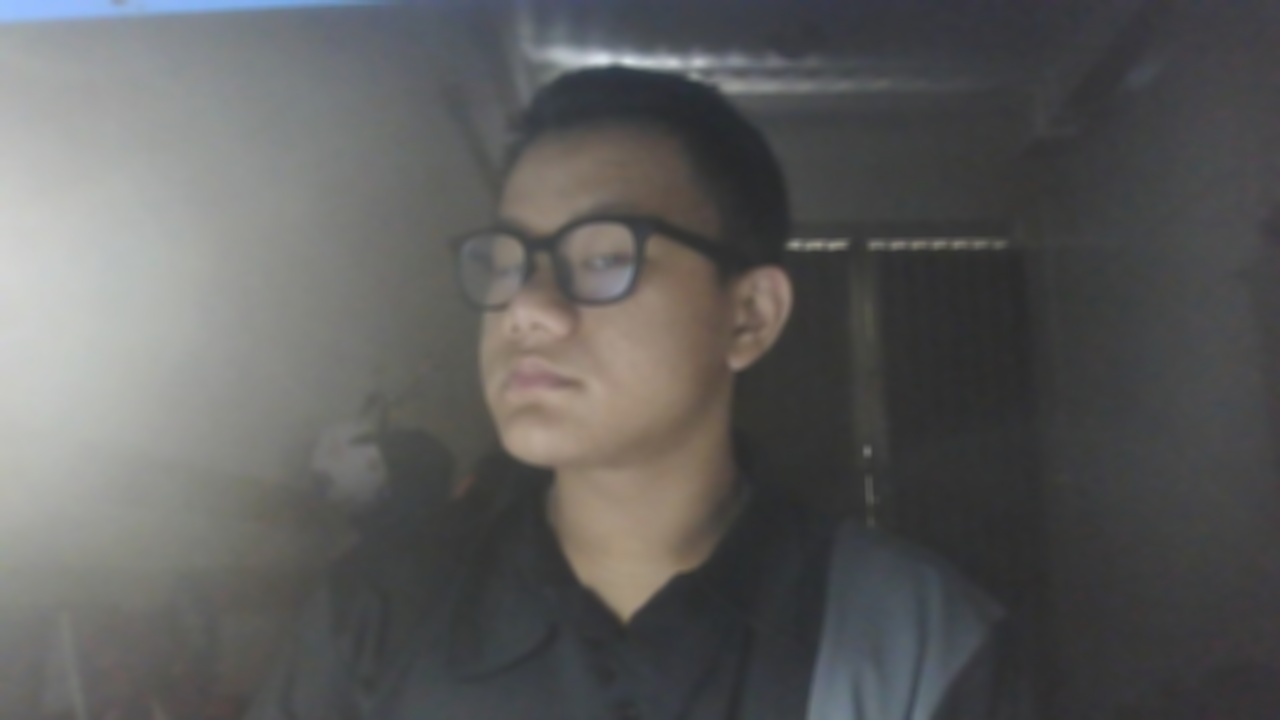
#> input picture Augmentation/out_folder/blur_WIN_20240330_12_56_34_Pro.jpg_7.jpg, 1280 x 720 px, given in place of WIN_20240330_12_56_34_Pro.jpg, which was not available
$ python try.py
#> lines starting #> are read from the running program, lines starting #| are printed output that depends on the picture; pictures that were not available may be replaced by others from this repository, and a replacement may not be noted
import cv2
import numpy as np
from matplotlib import pyplot as plt

def extract_roi(source_image, target_image):
    # Read the source image
    source = cv2.imread(source_image)
#> source is the input picture: shape (720, 1280, 3); mean B, G, R 91.6, 92.3, 92.6

    # Read the target image
    target = cv2.imread(target_image)
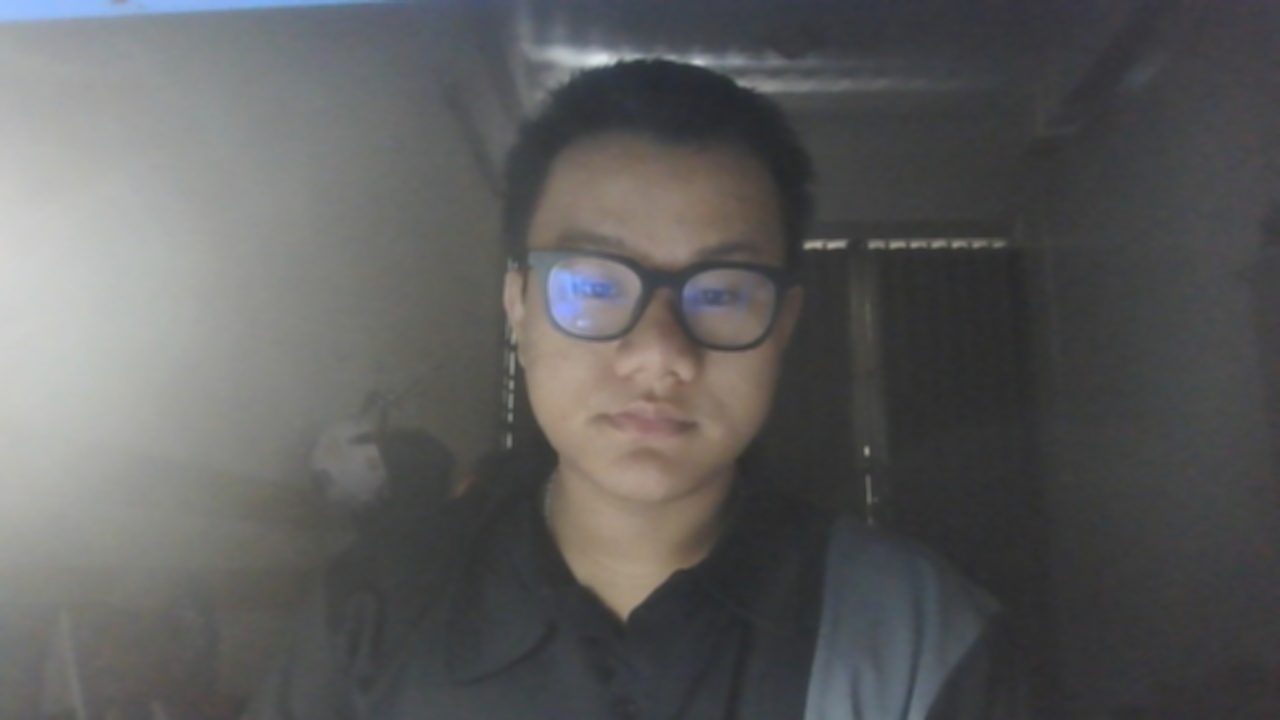
#> input picture Augmentation/out_folder/blur_WIN_20240330_12_56_33_Pro.jpg_4.jpg, 1280 x 720 px, found by its file name
#> target is the input picture: shape (720, 1280, 3); mean B, G, R 92.1, 92.4, 92.6

    # Convert the images to grayscale
    source_gray = cv2.cvtColor(source, cv2.COLOR_BGR2GRAY)
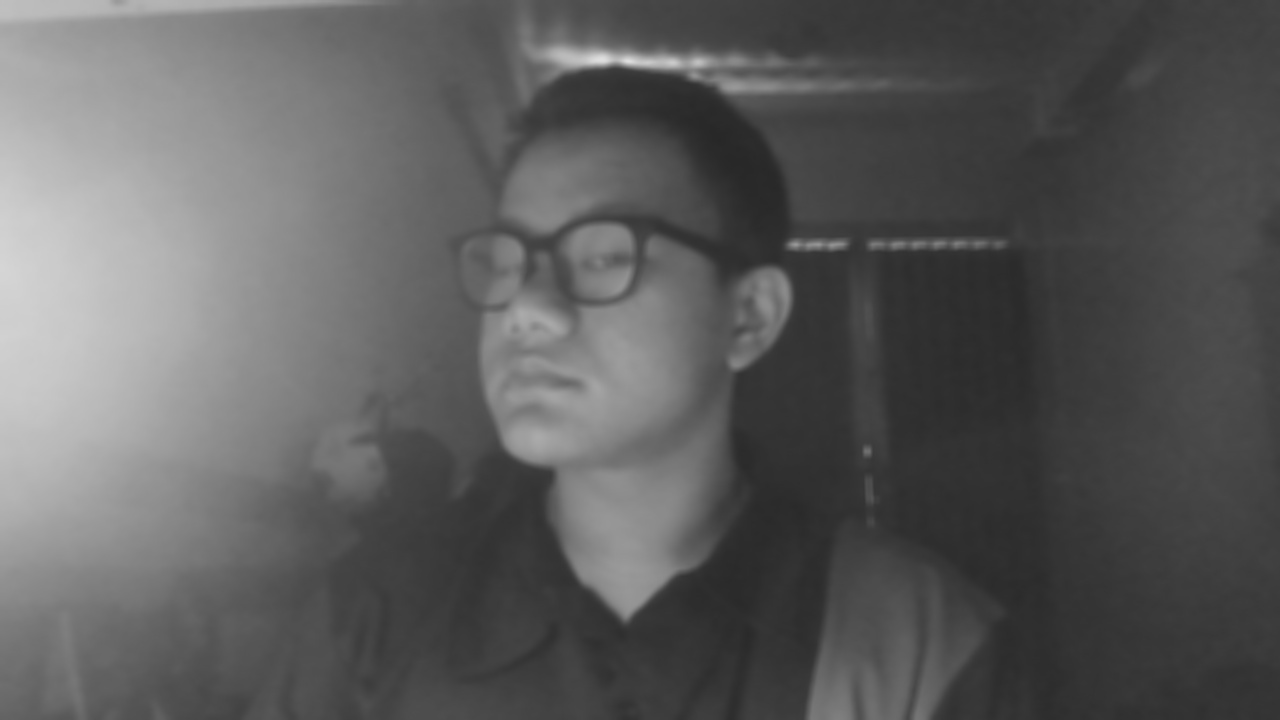
#> source_gray: shape (720, 1280); min 39, max 223, mean 92.3
    target_gray = cv2.cvtColor(target, cv2.COLOR_BGR2GRAY)
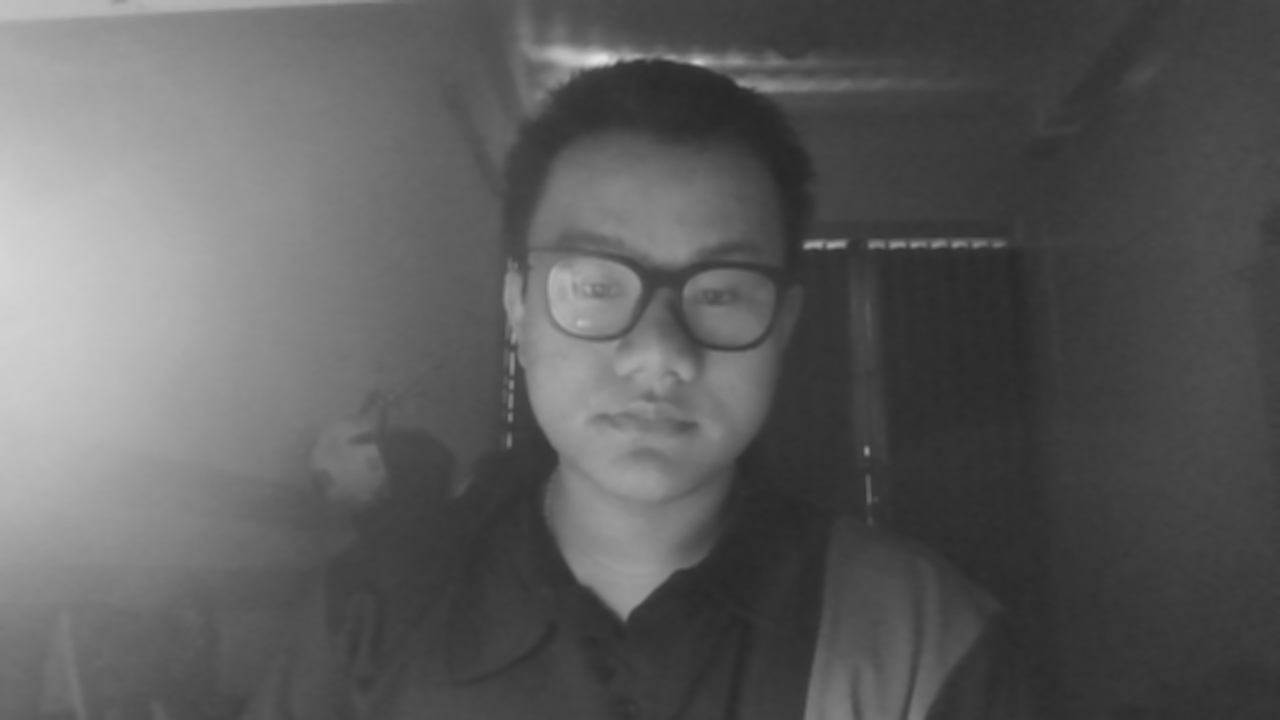
#> target_gray: shape (720, 1280); min 39, max 226, mean 92.4

    # Extract the ROI from the source face image
    roi = source_gray # Replace this with your code to extract the ROI

    return roi, target_gray

def calculate_normalized_cross_correlation(roi, target_gray):
    # Perform normalized cross-correlation
    cross_correlation = cv2.matchTemplate(target_gray, roi, cv2.TM_CCORR_NORMED)
#> cross_correlation = [0.992]

    # Find the coordinates of the peak
    _, _, _, max_loc = cv2.minMaxLoc(cross_correlation)
#> max_loc = (0, 0)
    peak_coords = max_loc
#> peak_coords = (0, 0)

    # Display normalized cross-correlation as a surface plot
    plt.imshow(cross_correlation, cmap='jet', interpolation='nearest')
    plt.colorbar()
    plt.show()
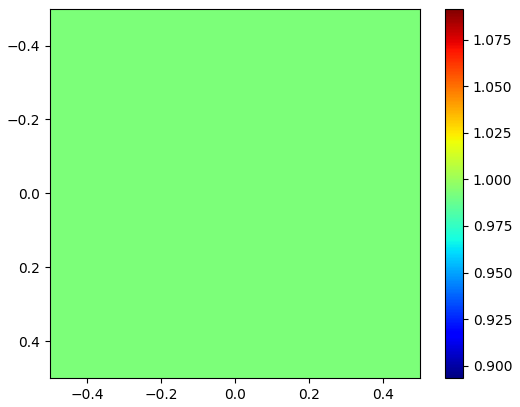
#> figure drawn by matplotlib, 2 panels

    return peak_coords
def find_offset(peak_coords):
    # Calculate the total offset between the images
    total_offset = (peak_coords[0], peak_coords[1])

    return total_offset

def check_face_extraction(target_image, roi, total_offset):
    # Figure out where the face exactly matches inside the target image
    # Replace this with your code to check if the face is extracted from the target image
    extracted_face_coords = (total_offset[0], total_offset[1], total_offset[0] + roi.shape[1], total_offset[1] + roi.shape[0])

    return extracted_face_coords

def pad_face_image(face_image, target_image, total_offset):
    # Pad the face image to the size of the target image using the offset
    target_height, target_width = target_image.shape[:2]
    padded_face_image = np.zeros((target_height, target_width, 3), dtype=np.uint8)
    face_height, face_width = face_image.shape[:2]
    padded_face_image[total_offset[1]:total_offset[1]+face_height, total_offset[0]:total_offset[0]+face_width] = face_image

    return padded_face_image

def alpha_blend(face_image, target_image, total_offset):
    # Use alpha blending to show images together
    alpha = 0.5
    blended_image = cv2.addWeighted(face_image, alpha, target_image, 1-alpha, 0)

    return blended_image
# Specify the paths to the source and target images
source_image_path = 'E:/1. Bachkhoa/3. Year 3 Seminar 2/3.PBL5/PBL5/Dataset/FaceData/raw/TranVanDucSon/WIN_20240330_12_56_34_Pro.jpg'
target_image_path = 'E:/1. Bachkhoa/3. Year 3 Seminar 2/3.PBL5/PBL5/Dataset/FaceData/processed/TranVanDucSon/blur_WIN_20240330_12_56_33_Pro.jpg_4.jpg'

# Step 1: Extract the ROI from the source face image
roi, target_gray = extract_roi(source_image_path, target_image_path)

# Step 2: Calculate normalized cross-correlation and find peak coordinates
peak_coords = calculate_normalized_cross_correlation(roi, target_gray)
#> peak_coords = (0, 0)

# Step 3: Find the total offset between the images
total_offset = find_offset(peak_coords)
#> total_offset = (0, 0)

# Step 4: Check if the face is extracted from the target image
extracted_face_coords = check_face_extraction(target_image_path, roi, total_offset)
#> in check_face_extraction, `extracted_face_coords = (total_offset[0], total_offset[1], total_offse..`: extracted_face_coords = (0, 0, 1280, 720)
#> extracted_face_coords = (0, 0, 1280, 720)

# Step 5: Pad the face image to the size of the target image
padded_face_image = pad_face_image(roi, target_gray, total_offset)
#> (the run stopped early here; a loop or call above may not have finished)
